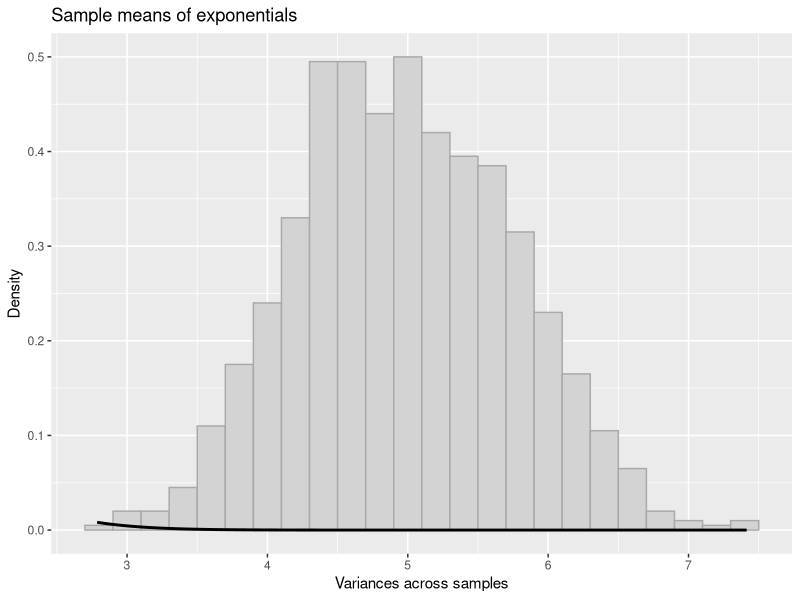
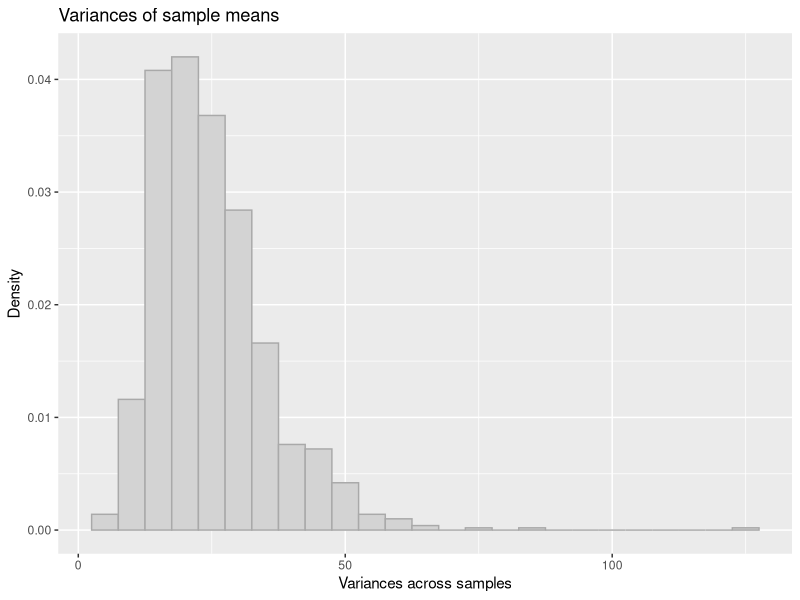
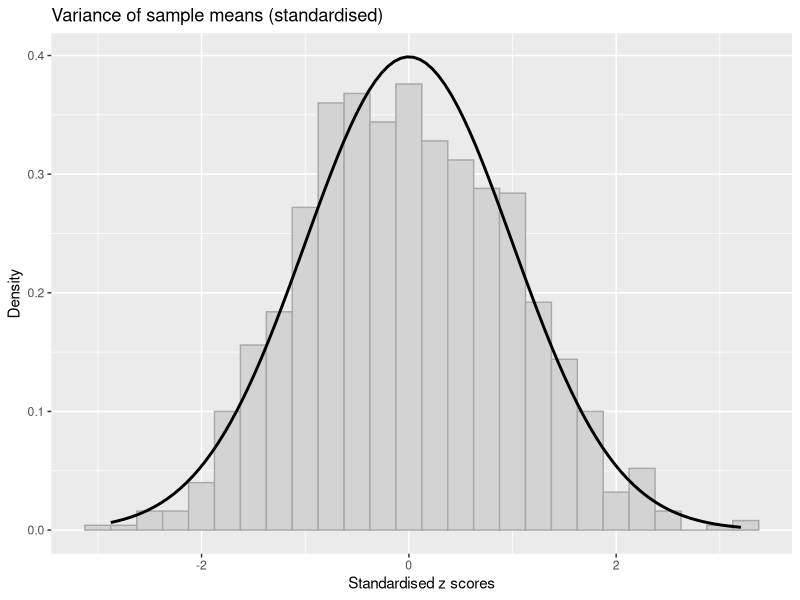

Write R code to recreate these figures, in order.
## ---- chunk 1
knitr::opts_chunk$set(fig.width=4, fig.height=4, fig.path='Figs/',warning=FALSE, message=FALSE)
## ---- chunk 2
library(ggplot2)
## ---- chunk 3
mns = NULL
vars = NULL
for (i in 1 : 1000) {
  sample <- rexp(40,0.2)
  mns = c(mns, mean(sample))
  vars = c(vars,var(sample))
}
## ---- chunk 4
zs = NULL
zs = sapply(mns,function(x) (x-mean(mns))/sd(mns))

## ---- chunk 5
g <- ggplot(data.frame(mns), aes(x = mns))  + 
     geom_histogram(binwidth=.2,fill="lightgray",colour="darkgray",aes(y = ..density..)) +
     stat_function(fun=dnorm, size=1, color='black',arg = list(mean = mean(mns),sd=sd(mns))) +
     xlab("Variances across samples") + ylab("Density") +
     ggtitle("Sample means of exponentials") 
print(g)
## ---- chunk 6
mean(mns)
## ---- chunk 7
mean(vars)
## ---- chunk 8
g <- ggplot(data.frame(vars), aes(x = vars)) +
     geom_histogram(binwidth=5,fill="lightgray",colour="darkgray",aes(y = ..density..)) +
     xlab("Variances across samples") + ylab("Density") +
     ggtitle("Variances of sample means") 
print(g)

## ---- chunk 9
g <- ggplot(data.frame(zs), aes(x = zs))  +
     geom_histogram(binwidth=.25,fill="lightgray",colour="darkgray",aes(y = ..density..)) +
     stat_function(fun=dnorm, size=1, color='black',arg = list(mean = 0,sd=1)) +
     xlab("Standardised z scores") + ylab("Density") +
     ggtitle("Variance of sample means (standardised)") 
print(g)

